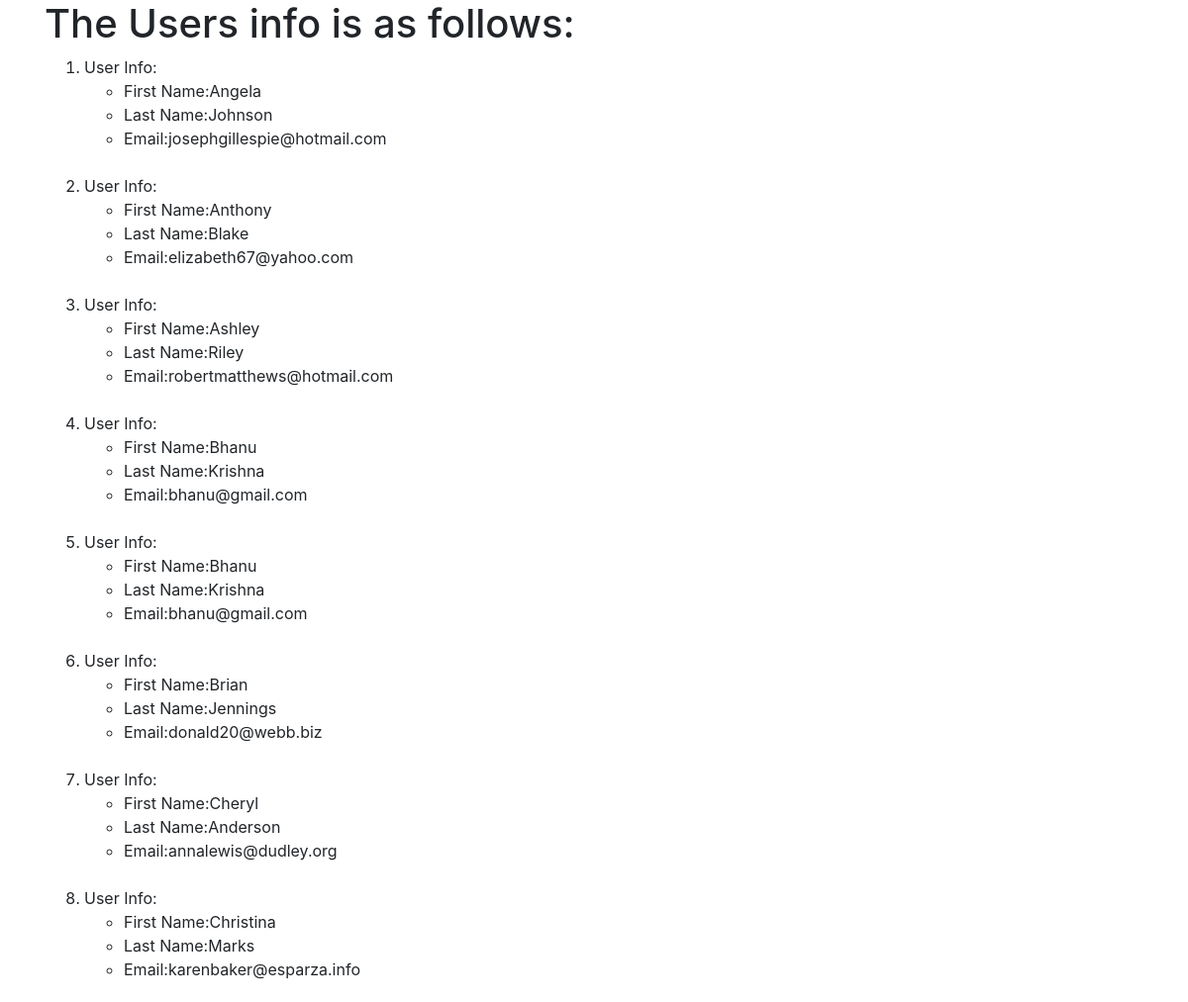
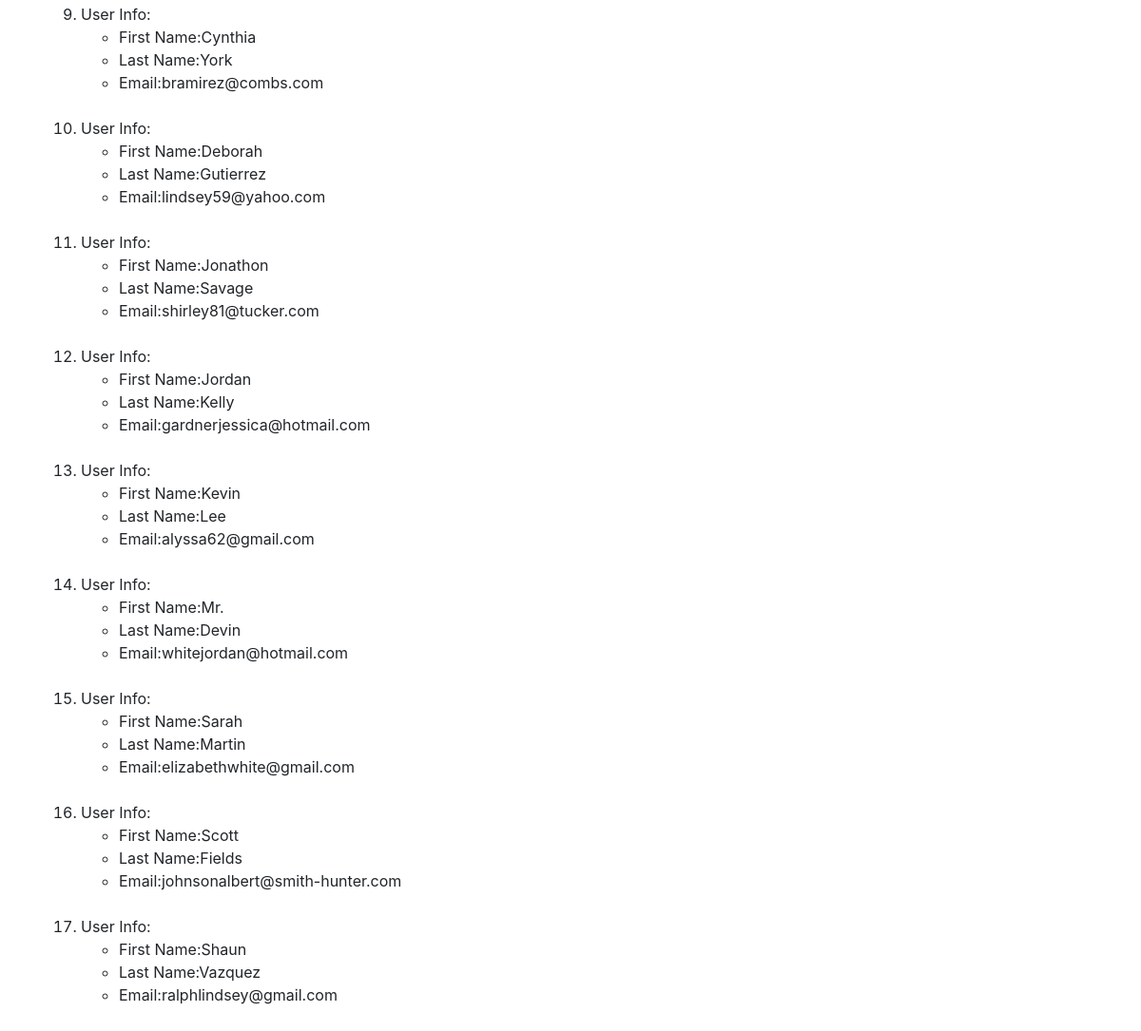
Screenshot of /users with the database file from the repository (2 pictures, top to bottom).
### firstapp/models.py (models this page shows, shortened)
class Users(models.Model):
    fname = models.CharField(max_length=100)
    lname = models.CharField(max_length=100)
    email = models.EmailField(max_length=100)

### firstapp/views.py (the view)
# urls.py: path('users', views.users, name='users'),
def users(request):
    user_list = Users.objects.order_by('fname')
    user_dict = {'users': user_list}
    return render(request, 'firstapp/users.html', context=user_dict)

### templates/firstapp/users.html (shortened to what this page needs)
<html lang="en">
<head>
    <link rel="stylesheet" href="https://maxcdn.bootstrapcdn.com/bootstrap/4.0.0/css/bootstrap.min.css"
>
</head>
<body>
    {%if users%}
    <div class="container">
        <h1>The Users info is as follows:</h1>
        <ol>
            {%for user in users%}
            <li>User Info:</li>
            <ul>
                <li>
                    First Name:{{user.fname}}
                </li>
                <li>
                    Last Name:{{user.lname}}
                </li>
                <li>
                    Email:{{user.email}}
                </li>
            </ul>
            <br>
            {%endfor%}
        </ol>
        {%endif%}
    </div>
</body>
</html>

### rows the page displays
Users: fname "Angela", lname "Johnson", email "josephgillespie@hotmail.com"
Users: fname "Anthony", lname "Blake", email "elizabeth67@yahoo.com"
Users: fname "Ashley", lname "Riley", email "robertmatthews@hotmail.com"
Users: fname "Bhanu", lname "Krishna", email "bhanu@gmail.com"
Users: fname "Bhanu", lname "Krishna", email "bhanu@gmail.com"
Users: fname "Brian", lname "Jennings", email "donald20@webb.biz"
Users: fname "Cheryl", lname "Anderson", email "annalewis@dudley.org"
Users: fname "Christina", lname "Marks", email "karenbaker@esparza.info"
Users: fname "Cynthia", lname "York", email "bramirez@combs.com"
Users: fname "Deborah", lname "Gutierrez", email "lindsey59@yahoo.com"
Users: fname "Jonathon", lname "Savage", email "shirley81@tucker.com"
Users: fname "Jordan", lname "Kelly", email "gardnerjessica@hotmail.com"
Users: fname "Kevin", lname "Lee", email "alyssa62@gmail.com"
Users: fname "Mr.", lname "Devin", email "whitejordan@hotmail.com"
Users: fname "Sarah", lname "Martin", email "elizabethwhite@gmail.com"
Users: fname "Scott", lname "Fields", email "johnsonalbert@smith-hunter.com"
Users: fname "Shaun", lname "Vazquez", email "ralphlindsey@gmail.com"
